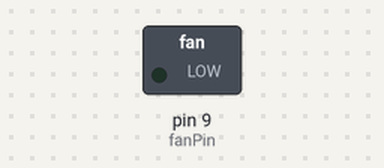
A sketch run on a simulated Arduino Uno, built with avr-gcc and run on an emulated ATmega328P. On the bench: switched loads named in the sketch (green lamp = pin HIGH). Dashed ring = blinking.

Above: at 0.05 s.
Timing chart, 0 to 3.0 s (numbered marks = the images above):
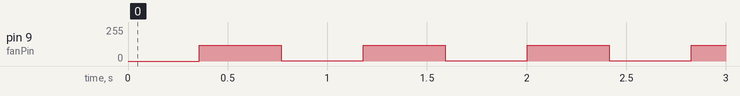

The sketch:

anaout.ino
```cpp
int fanPin = 9; // select the input pin for the potentiometer


void setup() {
  Serial.begin(9600);
}

void loop(){

    for(int i = 0; i < 120; i++){
      analogWrite(fanPin, i);
      delay(3);
    }

    delay(50);

    for(int i = 120; i > 0; i--){
      analogWrite(fanPin, i);
      delay(3);
    }

    delay(50);
}
```

Measured:
- by itself, pin 9 (fanPin): alternates 119/255 for 0.41 s and 1/255 for 0.41 s
